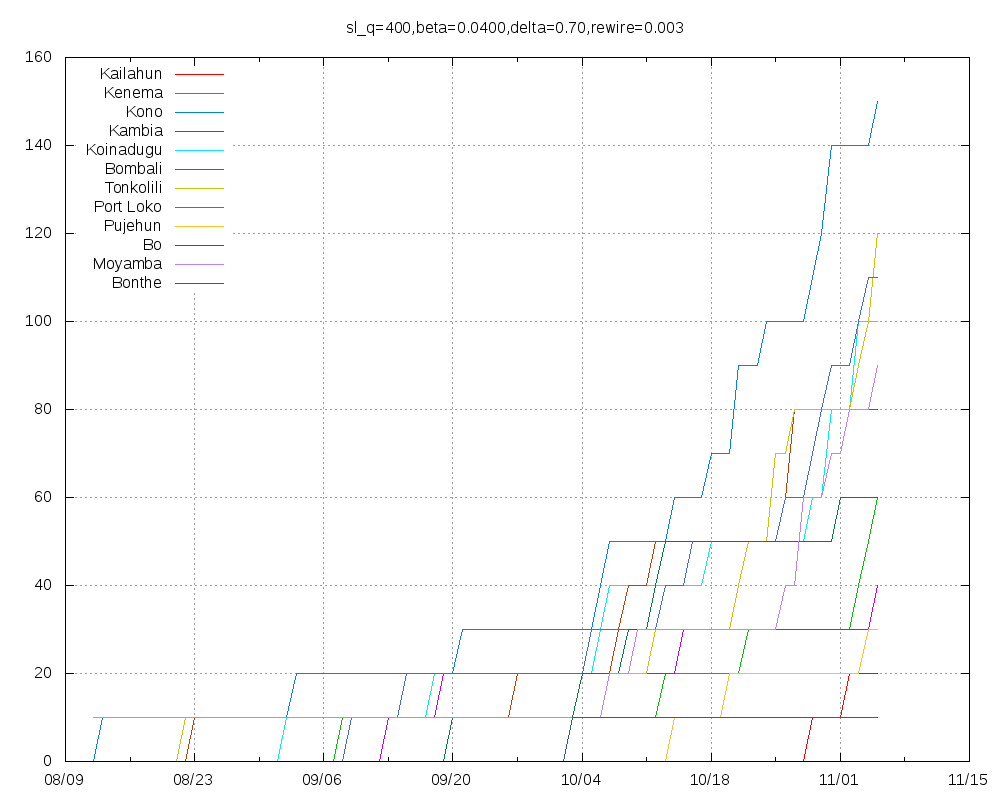

gnuplot code for this plot:
set title "sl_q=400,beta=0.0400,delta=0.70,rewire=0.003"
set key top left
set grid
set xdata time
set timefmt "%Y-%m-%d"
set terminal png size 1000,800
set output "sl_q=400,beta=0.0400,delta=0.70,rewire=0.003.png"
plot "Kailahun.tab" using 1:2 title "Kailahun" with lines,"Kenema.tab" using 1:2 title "Kenema" with lines,"Kono.tab" using 1:2 title "Kono" with lines,"Kambia.tab" using 1:2 title "Kambia" with lines,"Koinadugu.tab" using 1:2 title "Koinadugu" with lines,"Bombali.tab" using 1:2 title "Bombali" with lines,"Tonkolili.tab" using 1:2 title "Tonkolili" with lines,"Port_Loko.tab" using 1:2 title "Port Loko" with lines,"Pujehun.tab" using 1:2 title "Pujehun" with lines,"Bo.tab" using 1:2 title "Bo" with lines,"Moyamba.tab" using 1:2 title "Moyamba" with lines,"Bonthe.tab" using 1:2 title "Bonthe" with lines
